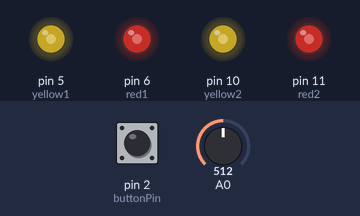
Bench run of a sketch on a simulated Arduino Uno, built with avr-gcc and run on an emulated ATmega328P. Parts: output pins drawn as LEDs (lit = HIGH). Dashed ring = blinking. The test bench sets the inputs (shaded band); at power-on: pin 2 (buttonPin) LOW, A0 = 512.

Above: at 1.2 s.
1.3 s: pin 2 (buttonPin) pulled HIGH for 1 s
At 1.9 s:
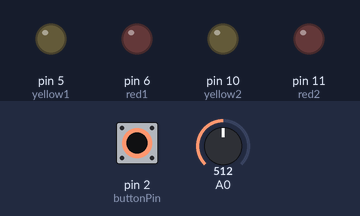
5.3 s: A0 set to 716
At 8.2 s:
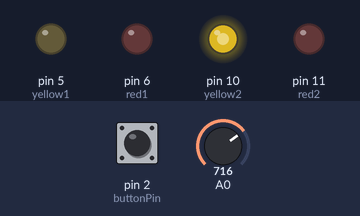
8.3 s: pin 2 (buttonPin) pulled HIGH for 0.15 s
At 9.4 s:
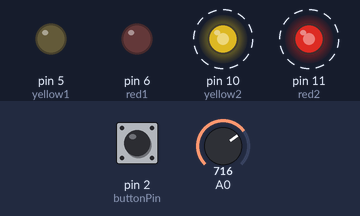
11.4 s: A0 set to 900
14.4 s: pin 2 (buttonPin) pulled HIGH for 0.15 s
At 15.4 s:
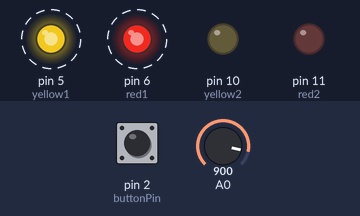
17.5 s: A0 set to 511
Timing chart, 0 to 21.5 s (numbered marks = the images above; inputs shaded):
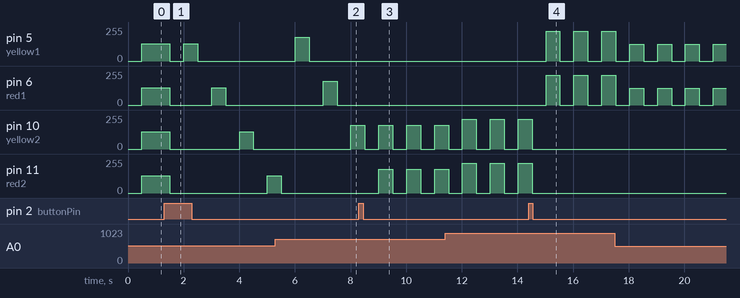

The sketch:

Lab1_BikeLight.ino
```cpp
// The ports of all of the devices
const int buttonPin = 2;
const int yellow1 = 5;
const int red1 = 6;
const int yellow2 = 10;
const int red2 = 11;

unsigned long nextTime = 500; // next time in millis() to change light, unsigned - no neg time
int inc = 500; // increment of changing lights
int light_mode = 1; // The initial lighting mode
int state = 0; // state of the leds

bool ignoreButton = true; // ignore button input
unsigned long buttonResetTime = 500; // time until the button will be read again

void setup() {
  // Set the pinmodes
  pinMode(yellow1, OUTPUT);
  pinMode(red1, OUTPUT);
  pinMode(yellow2, OUTPUT);
  pinMode(red2, OUTPUT);
  pinMode(buttonPin, INPUT);
}

void loop() {
  if (ignoreButton == false) {
    int buttonState = digitalRead(buttonPin);
    if (buttonState == HIGH) {
      // if the button is pressed
      light_mode += 1;
      if (light_mode > 5) {
        light_mode = 0; // wrap around to the first light_mode
      }
      // buttonState = false;
      ignoreButton = true;
      buttonResetTime = millis() + 500;
    }
  }
  else if (millis() > buttonResetTime) {
    // if have reached the time for the button to reset
    ignoreButton = false;
  }

  int pot = analogRead(A0); // brightness control

  if (millis() > nextTime) {
    nextTime = millis() + inc; // the next time to update
    if (light_mode == 0) {
      state = all_off();
    }
    else if (light_mode == 1) {
      state = all_on(pot);
    }
    else if (light_mode == 2) {
      state = all_flash(pot, state);
    }
    else if (light_mode == 3) {
      state = sequence(pot, state);
    }
    else if (light_mode == 4) {
      state = left(pot, state);
    }
    else if (light_mode == 5) {
      state = right(pot, state);
    }
  }
}

int all_off() {
  //turns all the leds off
  digitalWrite(yellow1, LOW);
  digitalWrite(red1, LOW);
  digitalWrite(yellow2, LOW);
  digitalWrite(red2, LOW);
  return 0;
}

int all_on(int pot) {
  //turns all the leds on
  analogWrite(yellow1, pot / 4);
  analogWrite(red1, pot / 4);
  analogWrite(yellow2, pot / 4);
  analogWrite(red2, pot / 4);
  return 1;
}

int all_flash(int pot, int state) {
  //make all the leds flash together
  if (state != 0) { // if not off, turn off
    return all_off();
  }
  else {
    return all_on(pot);
  }
}

int sequence(int pot, int state) {
  //have the leds run in order
  if (state > 0) {
    return all_off();
  }
  else if (state == 0) {
    // turn on yellow1
    analogWrite(yellow1, pot / 4);
    return -1;
  }
  else if (state == -1) {
    // turn off yellow1
    digitalWrite(yellow1, LOW);
    return -2;
  }
  else if (state == -2) {
    // turn on red1
    analogWrite(red1, pot / 4);
    return -3;
  }
  else if (state == -3) {
    digitalWrite(red1, LOW);
    return -4;
  }
  else if (state == -4) {
    // turn on yellow2
    analogWrite(yellow2, pot / 4);
    return -5;
  }
  else if (state == -5) {
    // turn off yellow2
    digitalWrite(yellow2, LOW);
    return -6;
  }
  else if (state == -6) {
    // turn on red1
    analogWrite(red2, pot / 4);
    return -7;
  }
  else if (state == -7) {
    digitalWrite(red2, LOW);
    return 0;
  }
}

int left(int pot, int state) {
  //use the left two lights as a turn signal
  if (state != 0) {
    return all_off();
  }
  else {
    analogWrite(red2, pot / 4);
    analogWrite(yellow2, pot / 4);
    return 11;
  }
}

int right(int pot, int state) {
  //use the right two lights as a turn signal
  if (state != 0) {
    return all_off();
  }
  else {
    analogWrite(red1, pot / 4);
    analogWrite(yellow1, pot / 4);
    return 12;
  }
}
```

Measured:
- after the input at 1.3 s, pin 5 (yellow1): 128/255 → 0/255 after 0.20 s, → 128/255 0.50 s later, → 0/255 0.50 s later; pin 6 (red1): 128/255 → 0/255 after 0.20 s, → 128/255 1.5 s later, → 0/255 0.50 s later
- after the input at 5.3 s, pin 10 (yellow2): 0/255 → 179/255 after 2.7 s
- after the input at 8.3 s, pin 5 (yellow1): stays 0/255 (without the input it goes to 179/255 after 1.7 s); pin 6 (red1): stays 0/255 (without the input it goes to 179/255 after 2.7 s)
- after the input at 14.4 s, pin 5 (yellow1), pin 6 (red1): alternates 225/255 for 0.50 s and 0/255 for 0.50 s, starting after 0.63 s; pin 10 (yellow2), pin 11 (red2): goes on until 14.5 s, then stays 0/255
